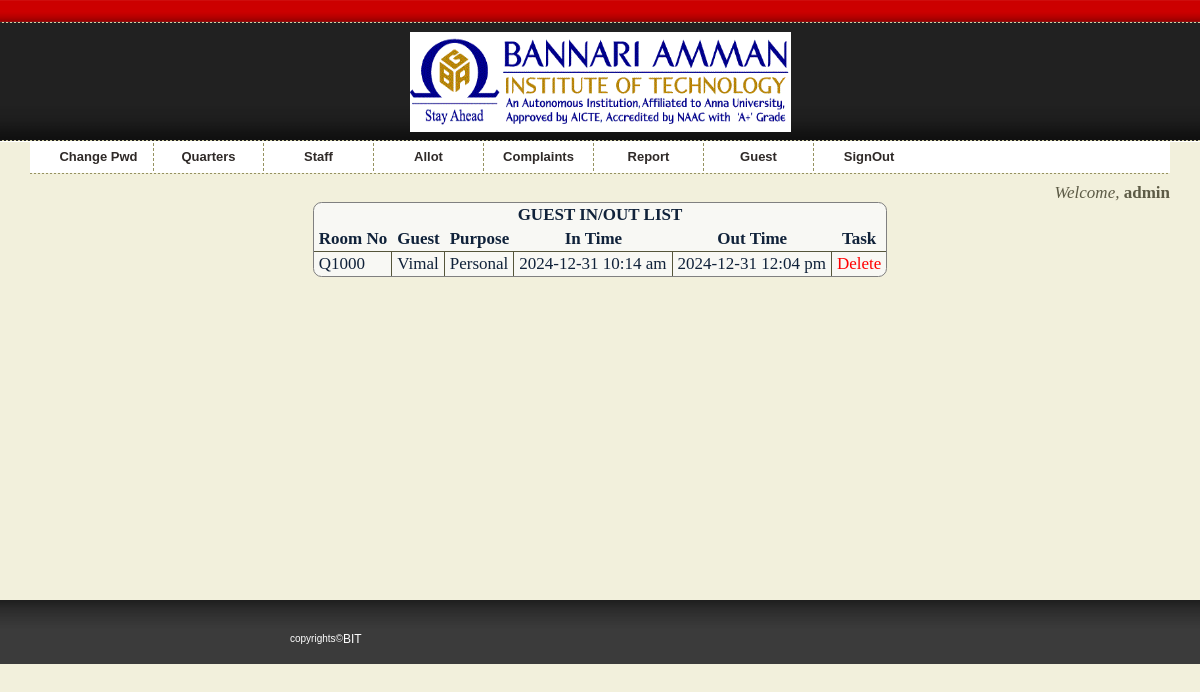
The app's page /viewinout.php (signed in) with its own data.
### tables this page shows
CREATE TABLE IF NOT EXISTS `guest` (
  `id` int(11) NOT NULL AUTO_INCREMENT,
  `roomno` varchar(50) NOT NULL,
  `gname` varchar(100) NOT NULL,
  `purpose` varchar(1000) NOT NULL,
  `intime` varchar(100) NOT NULL,
  `outtime` varchar(100) NOT NULL,
  PRIMARY KEY (`id`),
  UNIQUE KEY `id` (`id`)
);

### viewinout.php (the view, shortened to what this page needs)
<?php
include './adminheader.php';
$result = mysqli_query($link, "select * from guest where outtime!=''");
    echo "<table class='report_tab'><thead><tr><th colspan='9'>GUEST IN/OUT LIST<tr>";
    echo "<tr><th>Room No<th>Guest<th>Purpose<th>In Time<th>Out Time<th>Task<tbody>";
    while($row=  mysqli_fetch_row($result)) {
	echo "<tr>";
	    echo "<td>$row[1]<td>$row[2]<td>$row[3]<td>$row[4]<td>$row[5]";
	echo "<td><a href='viewinout.php?sid=$row[0]' onclick=\"javascript:return confirm('Are You Sure to Delete Record ?')\">Delete</a>";
    }
    echo "</tbody></table>";
include './footer.php';
?>

### pstyle.css (style rules this page uses)
body { margin:0px; padding:0px; background:url(images/main-bg.gif) 0 0 repeat-x #F2F0DC; color:#5D5B46; font:17px/18px Georgia, "Times New Roman", Times, serif; }
table.report_tab { border-spacing: 0; border: solid thin gray; margin: auto; background-color: rgba(250,250,250,0.8); border-radius: 0.5em; color: #10223a; }
table.report_tab th, table.report_tab td { padding: 3px 5px; }
table.report_tab thead tr { border-bottom: solid thin #55553a; }
table.report_tab thead tr:last-child th { border-bottom: solid thin #55553a; }
table.report_tab tbody tr td, table.report_tab tbody tr th { border-right:solid thin #55553a; }
table.report_tab tbody tr td:last-child { border-right: none; }
a:link, a:visited { color:red; text-decoration: none; }

### records on screen
guest: roomno "Q1000", gname "Vimal", purpose "Personal", intime "2024-12-31 10:14 am", outtime "2024-12-31 12:04 pm"

### other values on screen
$_SESSION['adminuserid'] "admin"
